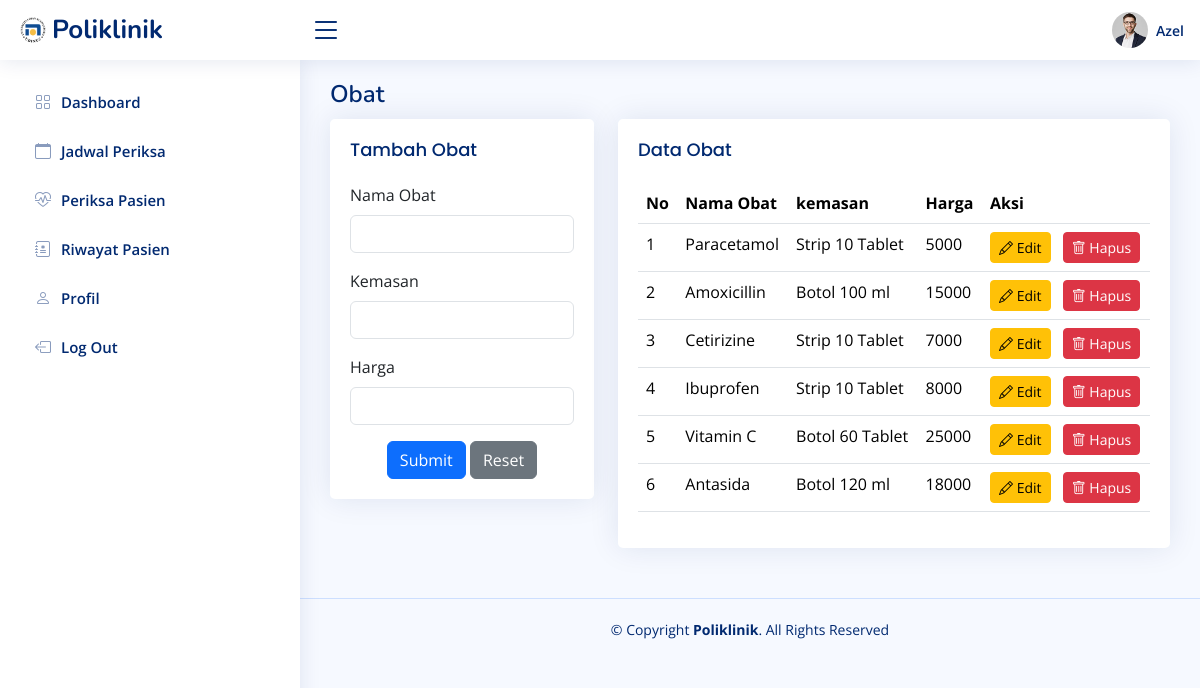
/pages/admin/obat/index.php (signed in), run on the app's committed database.
### tables this page shows
CREATE TABLE `obat` (
  `id` int(11) NOT NULL,
  `nama_obat` varchar(50) NOT NULL,
  `kemasan` varchar(35) NOT NULL,
  `harga` int(11) NOT NULL
);

### pages/admin/obat/obat.php (the view, shortened to what this page needs)
<main id="main" class="main">
    <div class="pagetitle">
        <h1>Obat</h1>
    </div>
    <section class="section">
        <div class="row">
            <div class="col-lg-4">
                <div class="card">
                    <div class="card-body">
                        <h5 class="card-title">Tambah Obat</h5>
                        <form action="createObat.php" method="post" class="row g-3">
                            <div class="col-12">
                                <label for="nama_obat" class="form-label">Nama Obat</label>
                                <input type="text" class="form-control" id="nama_obat" name="nama_obat" required />
                            </div>
                            <div class="col-12">
                                <label for="kemasan" class="form-label">Kemasan</label>
                                <input type="text" class="form-control" id="kemasan" name="kemasan" required />
                            </div>
                            <div class="col-12">
                                <label for="harga" class="form-label">Harga</label>
                                <input type="text" class="form-control" id="harga" name="harga" required />
                            </div>
                            <div class="text-center">
                                <button type="submit" class="btn btn-primary">
                                    Submit
                                </button>
                                <button type="reset" class="btn btn-secondary">
                                    Reset
                                </button>
                            </div>
                        </form>
                    </div>
                </div>
            </div>
            <div class="col-lg-8">
                <div class="card">
                    <div class="card-body">
                        <h5 class="card-title">Data Obat</h5>
                        <table class="table datatable">
                            <thead>
                                <tr>
                                    <th>No</th>
                                    <th>Nama Obat</th>
                                    <th>kemasan</th>
                                    <th>Harga</th>
                                    <th>Aksi</th>
                                </tr>
                            </thead>
                            <tbody>
                                <?php
                                require '../../../config/db_connection.php';
                                $no = 1;
                                $query = "SELECT * FROM obat";
                                $result = mysqli_query($mysqli, $query);
                                while ($data = mysqli_fetch_assoc($result)) {
                                ?>
                                    <tr>
                                        <td><?php echo $no++ ?></td>
                                        <td><?php echo $data['nama_obat'] ?></td>
                                        <td><?php echo $data['kemasan'] ?></td>
                                        <td><?php echo $data['harga'] ?></td>
                                        <td>
                                            <button
                                                type="button"
                                                class="btn btn-warning btn-sm me-2" data-bs-toggle="modal" data-bs-target="#updateModal<?php echo $data['id'] ?>">
                                                <i class="bi bi-pencil"></i> Edit
                                            </button>
                                            <button type="button" class="btn btn-danger btn-sm" data-bs-toggle="modal" data-bs-target="#deleteModal<?php echo $data['id'] ?>">
                                                <i class="bi bi-trash"></i> Hapus
                                            </button>
                                        </td>
                                    </tr>
                                <?php } ?>
                            </tbody>
                        </table>
                    </div>
                </div>
            </div>
        </div>
    </section>
</main>

### assets/niceadmin/css/style.css (style rules this page uses)
:root { scroll-behavior: smooth; }
body { font-family: "Open Sans", sans-serif; background: #f6f9ff; color: #444444; }
h1, h2, h3, h4, h5, h6 { font-family: "Nunito", sans-serif; }
#main { margin-top: 60px; padding: 20px 30px; transition: all 0.3s; }
.pagetitle { margin-bottom: 10px; }
.pagetitle h1 { font-size: 24px; margin-bottom: 0; font-weight: 600; color: #012970; }
.card { margin-bottom: 30px; border: none; border-radius: 5px; box-shadow: 0px 0 30px rgba(1, 41, 112, 0.1); }
.card-title { padding: 20px 0 15px 0; font-size: 18px; font-weight: 500; color: #012970; font-family: "Poppins", sans-serif; }
.card-body { padding: 0 20px 20px 20px; }
@media (min-width: 1200px) { #main, #footer { margin-left: 300px; } }

### data on the page
obat: nama_obat "Paracetamol", kemasan "Strip 10 Tablet", harga "5000"
obat: nama_obat "Amoxicillin", kemasan "Botol 100 ml", harga "15000"
obat: nama_obat "Cetirizine", kemasan "Strip 10 Tablet", harga "7000"
obat: nama_obat "Ibuprofen", kemasan "Strip 10 Tablet", harga "8000"
obat: nama_obat "Vitamin C", kemasan "Botol 60 Tablet", harga "25000"
obat: nama_obat "Antasida", kemasan "Botol 120 ml", harga "18000"

### other printed values
$username "Azel"
